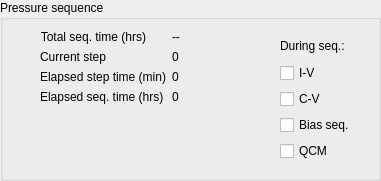
   <widget class="QGroupBox" name="sequence_box">
    <property name="geometry">
     <rect>
      <x>340</x>
      <y>310</y>
      <width>381</width>
      <height>181</height>
     </rect>
    </property>
    <property name="title">
     <string>Pressure sequence</string>
    </property>
    <widget class="QWidget" name="formLayoutWidget_3">
     <property name="geometry">
      <rect>
       <x>40</x>
       <y>30</y>
       <width>211</width>
       <height>87</height>
      </rect>
     </property>
     <layout class="QFormLayout" name="seq_indicator_grid">
      <item row="0" column="0">
       <widget class="QLabel" name="tot_seq_time_label">
        <property name="text">
         <string>Total seq. time (hrs)</string>
        </property>
        <property name="alignment">
         <set>Qt::AlignRight|Qt::AlignTrailing|Qt::AlignVCenter</set>
        </property>
       </widget>
      </item>
      <item row="1" column="0">
       <widget class="QLabel" name="current_step_label">
        <property name="text">
         <string>Current step</string>
        </property>
        <property name="alignment">
         <set>Qt::AlignRight|Qt::AlignTrailing|Qt::AlignVCenter</set>
        </property>
       </widget>
      </item>
      <item row="2" column="0">
       <widget class="QLabel" name="elapsed_step_time_label">
        <property name="text">
         <string>Elapsed step time (min)</string>
        </property>
        <property name="alignment">
         <set>Qt::AlignRight|Qt::AlignTrailing|Qt::AlignVCenter</set>
        </property>
       </widget>
      </item>
      <item row="0" column="1">
       <widget class="QLabel" name="tot_seq_time_display">
        <property name="text">
         <string>--</string>
        </property>
       </widget>
      </item>
      <item row="1" column="1">
       <widget class="QLabel" name="current_step_display">
        <property name="text">
         <string>0</string>
        </property>
       </widget>
      </item>
      <item row="2" column="1">
       <widget class="QLabel" name="elapsed_step_time_display">
        <property name="text">
         <string>0</string>
        </property>
       </widget>
      </item>
      <item row="3" column="0">
       <widget class="QLabel" name="elapsed_seq_time_label">
        <property name="text">
         <string>Elapsed seq. time (hrs)</string>
        </property>
       </widget>
      </item>
      <item row="3" column="1">
       <widget class="QLabel" name="elapsed_seq_time_display">
        <property name="text">
         <string>0</string>
        </property>
       </widget>
      </item>
     </layout>
    </widget>
    <widget class="QWidget" name="layoutWidget">
     <property name="geometry">
      <rect>
       <x>280</x>
       <y>35</y>
       <width>81</width>
       <height>126</height>
      </rect>
     </property>
     <layout class="QVBoxLayout" name="seq_measure_layout">
      <item>
       <widget class="QLabel" name="measure_during_seq_label">
        <property name="text">
         <string>During seq.:</string>
        </property>
       </widget>
      </item>
      <item>
       <widget class="QCheckBox" name="iv_during_seq">
        <property name="text">
         <string>I-V</string>
        </property>
       </widget>
      </item>
      <item>
       <widget class="QCheckBox" name="cv_during_seq">
        <property name="text">
         <string>C-V</string>
        </property>
       </widget>
      </item>
      <item>
       <widget class="QCheckBox" name="bs_during_seq">
        <property name="text">
         <string>Bias seq.</string>
        </property>
       </widget>
      </item>
      <item>
       <widget class="QCheckBox" name="qcm_during_seq">
        <property name="text">
         <string>QCM</string>
        </property>
       </widget>
      </item>
     </layout>
    </widget>
   </widget>
